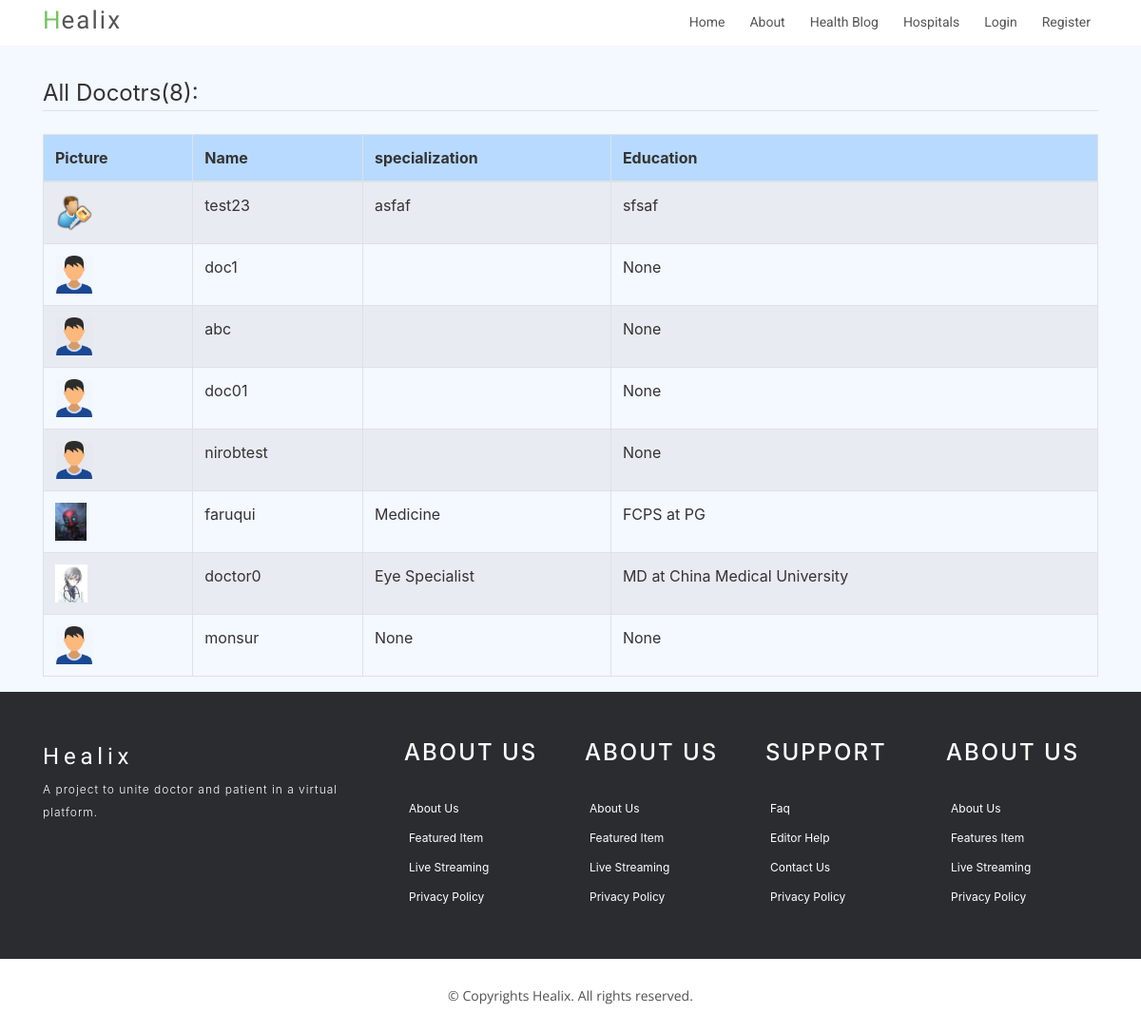
/doctors/, run on an earlier commit of the app's database.
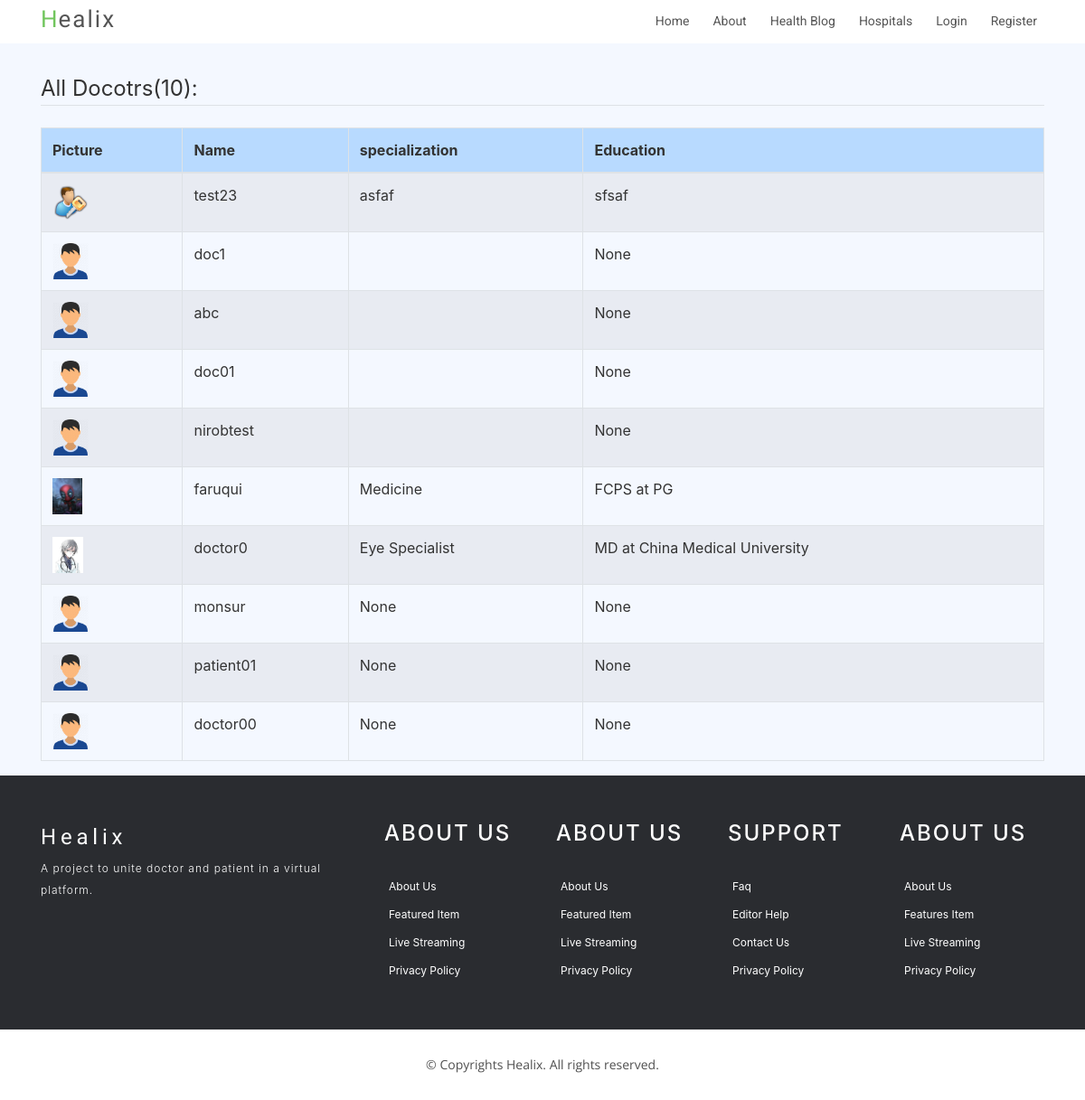
And on a later commit of the database.
### users/models.py (models this page shows)
class Doctor(models.Model):
    user = models.OneToOneField(User, on_delete=models.CASCADE)
    specialization = models.CharField(max_length = 200, null = True)
    education = models.CharField(max_length = 200, null = True)
    image = models.ImageField(default='profile_pics/default.jpg', upload_to='profile_pics')

class User(AbstractUser):
    is_patient = models.BooleanField('patient status', default=False)
    is_doctor = models.BooleanField('doctor status', default=False)

### users/views.py (the view)
# urls.py: path('doctors/', DoctorListView.as_view(), name = 'doctors'),
class DoctorListView(ListView):
    model = Doctor
    context_object_name = 'doctors'

### users/templates/users/doctor_list.html
{% extends "home/base.html" %}
{% load crispy_forms_tags %}
{% block content %}
  <legend class="border-bottom mb-4">All Docotrs({{doctors.count }}): </legend>
  <table class="table table-hover table-bordered table-striped">
    <thead>
      <tr class="table-primary">
        <th>Picture</th>
        <th>Name</th>
        <th>specialization</th>
        <th>Education</th>
      </tr>
    </thead>
    <tbody>
      {% for doctor in doctors %}
      <tr>
        <td><img src="{{ doctor.image.url }}" height="40px"></td>
        <td>{{doctor.user.username}}</td>
        <td>{{doctor.specialization}}</td>
        <td>{{doctor.education}}</td>
      </tr>
      {% endfor %}
    </tbody>
  </table>
{% endblock content %}

### home/templates/home/base.html (shortened to what this page needs)
{% load static %}
<!DOCTYPE html>
<html lang="en">
<head>
  <link href="{% static 'home/style/lib/bootstrap/css/bootstrap.min.css' %}" rel="stylesheet">
  <link href="{% static 'home/style/lib/owlcarousel/assets/owl.carousel.min.css' %}" rel="stylesheet">
  <link href="{% static 'home/style/lib/owlcarousel/assets/owl.theme.default.min.css' %}" rel="stylesheet">
  <link href="{% static 'home/style/lib/font-awesome/css/font-awesome.min.css' %}" rel="stylesheet">
  <link href="{% static 'home/style/lib/animate/animate.min.css' %}" rel="stylesheet">
  <link href="{% static 'home/style/lib/modal-video/css/modal-video.min.css' %}" rel="stylesheet">
  <link href="{% static 'home/style/css/style.css' %}" rel="stylesheet">
  <link rel="stylesheet" href="https://maxcdn.bootstrapcdn.com/bootstrap/4.0.0/css/bootstrap.min.css">
  <link rel="stylesheet" type="text/css" href="{% static 'home/main.css' %}">
</head>
<body>
  <header id="header" class="header header-hide">
    <div class="container">
      <div id="logo" class="pull-left">
        <h1><a href="{% url 'home' %}" class="scrollto"><span>H</span>ealix</a></h1>
      </div>
      <nav id="nav-menu-container">
        <ul class="nav-menu">
          <li><a href="{% url 'home' %}">Home</a></li>
          <li><a href="{% url 'about' %}">About</a></li>
          <li><a href="{% url 'blog' %}">Health Blog</a></li>
          <li><a href="{% url 'hospitals' %}">Hospitals</a></li>
          {% if user.is_authenticated %}
          <li class="menu-has-children"><a href="">Your Tab</a>
            <ul>
              <li><a href="{% url 'profile'  %}">Profile</a></li>
              {% if user.is_doctor %}
                <li><a href="{% url 'docedit'  %}">Edit Profile</a></li>
              {% endif %}
              {% if user.is_patient %}
                <li><a href="{% url 'patedit'  %}">Edit Profile</a></li>
              {% endif %}
              <li><a href="{% url 'prescriptions'  %}">E-Prescriptions</a></li>
              <li><a href="{% url 'logout' %}">Logout</a></li>
            </ul>
          </li>
          {% else %}
              <li><a href="{% url 'login' %}">Login</a></li>
              <li><a href="{% url 'register' %}">Register</a></li>
          {% endif %}
        </ul>
      </nav>
    </div>
  </header>
  <main role="main" class="container-fluid">
    <div class="container">
      {% block content %}{% endblock %}
    </div>
</main>
  <footer class="footer">
    <div class="container">
      <div class="row">
        <div class="col-md-12 col-lg-4">
          <div class="footer-logo">
            <a class="navbar-brand" href="#">Healix</a>
            <p>A project to unite doctor and patient in a virtual platform.</p>
          </div>
        </div>
        <div class="col-sm-6 col-md-3 col-lg-2">
          <div class="list-menu">
            <h4>About Us</h4>
            <ul class="list-unstyled">
              <li><a href="#">About us</a></li>
              <li><a href="#">Featured item</a></li>
              <li><a href="#">Live streaming</a></li>
              <li><a href="#">Privacy Policy</a></li>
            </ul>
          </div>
        </div>
        <div class="col-sm-6 col-md-3 col-lg-2">
          <div class="list-menu">
            <h4>About Us</h4>
            <ul class="list-unstyled">
              <li><a href="#">About us</a></li>
              <li><a href="#">Featured item</a></li>
              <li><a href="#">Live streaming</a></li>
              <li><a href="#">Privacy Policy</a></li>
            </ul>
          </div>
        </div>
        <div class="col-sm-6 col-md-3 col-lg-2">
          <div class="list-menu">
            <h4>Support</h4>
            <ul class="list-unstyled">
              <li><a href="#">faq</a></li>
              <li><a href="#">Editor help</a></li>
              <li><a href="#">Contact us</a></li>
              <li><a href="#">Privacy Policy</a></li>
            </ul>
          </div>
        </div>
        <div class="col-sm-6 col-md-3 col-lg-2">
          <div class="list-menu">
            <h4>About Us</h4>
            <ul class="list-unstyled">
              <li><a href="#">About us</a></li>
              <li><a href="#">Features item</a></li>
              <li><a href="#">Live streaming</a></li>
              <li><a href="#">Privacy Policy</a></li>
            </ul>
          </div>
        </div>
      </div>
    </div>
    <div class="copyrights">
      <div class="container">
        <p>&copy; Copyrights Healix. All rights reserved.</p>
      </div>
    </div>
  </footer>
</body>
</html>

### home/static/home/style/css/style.css (style rules this page uses)
h1, h2, h3, h4, h5, h6 { margin: 0; }
h4 { color: #000; font-size: 13px; font-weight: 700; letter-spacing: 2px; text-transform: uppercase; line-height: 2; }
a { letter-spacing: 2px; text-decoration: none; }
ul { letter-spacing: 1px; }
li { color: #626262; font-size: 13px; font-weight: 400; letter-spacing: 2px; line-height: 30px; text-transform: capitalize; }
p { color: #505050; font-size: 14px; font-weight: 300; letter-spacing: 0.5px; line-height: 2; margin-bottom: 20px; }
span { letter-spacing: 1px; }
#header { background: #fff; position: fixed; left: 0; top: 0; right: 0; height: 48px; z-index: 3; transition: all 0.5s ease; }
#header #logo { padding: 6px 0 0 0; }
#header #logo h1 { color: #505050; font-family: "Philosopher", sans-serif; font-size: 26px; font-weight: 500; letter-spacing: 1px; margin: 0; }
#header #logo h1 a { color: #555; line-height: 1; display: inline-block; text-decoration: none; }
#header #logo h1 a span { color: #71c55d; }
.nav-menu, .nav-menu * { margin: 0; padding: 0; list-style: none; }
.nav-menu li { position: relative; white-space: nowrap; }
.nav-menu > li { float: left; }
#nav-menu-container { float: right; margin: 0 0 0 0; }
.nav-menu a { padding: 8px 8px; text-decoration: none; display: inline-block; color: #555; font-family: "Roboto", sans-serif; font-weight: 400; font-size: 14px; outline: none; letter-spacing: 0; transition: 0.3s; }
.nav-menu > li { margin-left: 10px; }
#mobile-nav { position: fixed; top: 0; padding-top: 18px; bottom: 0; z-index: 998; background: rgba(52, 59, 64, 0.9); left: -260px; width: 260px; overflow-y: auto; transition: 0.4s; }
#mobile-nav ul { padding: 0; margin: 0; list-style: none; }
#mobile-nav ul li { position: relative; }
#mobile-nav ul li a { color: #fff; font-size: 14px; overflow: hidden; padding: 6px 22px 6px 15px; position: relative; text-decoration: none; width: 100%; display: block; outline: none; letter-spacing: 0; }
.footer { background: #2a2c30; padding-top: 50px; }
.footer .footer-logo .navbar-brand { color: #fff; display: inline-block; float: none; font-family: "Philosopher", sans-serif; font-size: 24px; font-weight: 500; height: 100%; letter-spacing: 0.2em; padding-left: 0; padding-top: 0; }
.footer .footer-logo p { color: #fff; font-size: 12px; letter-spacing: 1px; }
.footer .list-menu > h4 { color: #fff; padding-bottom: 20px; }
.footer .list-menu ul li a { color: #fff; font-size: 12px; padding-left: 5px; text-decoration: none; letter-spacing: 0; }
.footer .copyrights { background: #fff; margin-top: 50px; text-align: center; padding: 25px; }
.footer .copyrights p, .footer .copyrights .credits { margin: 0; padding: 0; font-family: "Open Sans", sans-serif; font-weight: normal; font-size: 14px; letter-spacing: 0; }

### home/static/home/main.css (style rules this page uses)
body { background-color:#f4f8ff; color: #333; margin-top: 5rem; }
h1, h2, h3, h4, h5, h6 { color: #444444; }
ul { margin: 0; }

What changed in the data, as far as the page shows it:
added Doctor: image (placeholder picture), user.username "patient01", specialization "None", education "None"
added Doctor: image (placeholder picture), user.username "doctor00", specialization "None", education "None"
Also different on the page:
{{ doctors.count }}: "8" → "10"
